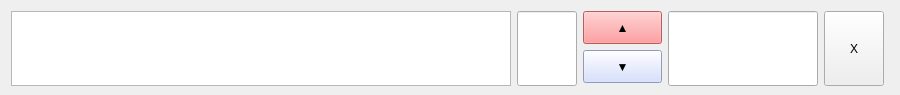
  <widget class="QWidget" name="w_1" native="true">
   <property name="geometry">
    <rect>
     <x>40</x>
     <y>20</y>
     <width>900</width>
     <height>95</height>
    </rect>
   </property>
   <property name="minimumSize">
    <size>
     <width>845</width>
     <height>95</height>
    </size>
   </property>
   <property name="maximumSize">
    <size>
     <width>900</width>
     <height>95</height>
    </size>
   </property>
   <layout class="QHBoxLayout" name="horizontalLayout">
    <item>
     <widget class="QTextEdit" name="name_1">
      <property name="minimumSize">
       <size>
        <width>500</width>
        <height>75</height>
       </size>
      </property>
      <property name="maximumSize">
       <size>
        <width>500</width>
        <height>75</height>
       </size>
      </property>
      <property name="styleSheet">
       <string notr="true">font: 75 18pt &quot;나눔스퀘어 Bold&quot;;</string>
      </property>
      <property name="html">
       <string>&lt;!DOCTYPE HTML PUBLIC &quot;-//W3C//DTD HTML 4.0//EN&quot; &quot;http://www.w3.org/TR/REC-html40/strict.dtd&quot;&gt;
&lt;html&gt;&lt;head&gt;&lt;meta name=&quot;qrichtext&quot; content=&quot;1&quot; /&gt;&lt;style type=&quot;text/css&quot;&gt;
p, li { white-space: pre-wrap; }
&lt;/style&gt;&lt;/head&gt;&lt;body style=&quot; font-family:'나눔스퀘어 Bold'; font-size:18pt; font-weight:72; font-style:normal;&quot;&gt;
&lt;p style=&quot;-qt-paragraph-type:empty; margin-top:0px; margin-bottom:0px; margin-left:0px; margin-right:0px; -qt-block-indent:0; text-indent:0px; font-size:20pt;&quot;&gt;&lt;br /&gt;&lt;/p&gt;&lt;/body&gt;&lt;/html&gt;</string>
      </property>
     </widget>
    </item>
    <item>
     <widget class="QLineEdit" name="counts_1">
      <property name="minimumSize">
       <size>
        <width>60</width>
        <height>75</height>
       </size>
      </property>
      <property name="maximumSize">
       <size>
        <width>60</width>
        <height>75</height>
       </size>
      </property>
      <property name="layoutDirection">
       <enum>Qt::LeftToRight</enum>
      </property>
      <property name="styleSheet">
       <string notr="true">font: 75 20pt &quot;나눔스퀘어 Bold&quot;;</string>
      </property>
      <property name="alignment">
       <set>Qt::AlignRight|Qt::AlignTrailing|Qt::AlignVCenter</set>
      </property>
     </widget>
    </item>
    <item>
     <layout class="QVBoxLayout" name="verticalLayout_2">
      <item>
       <widget class="QPushButton" name="up_1">
        <property name="minimumSize">
         <size>
          <width>79</width>
          <height>33</height>
         </size>
        </property>
        <property name="maximumSize">
         <size>
          <width>79</width>
          <height>33</height>
         </size>
        </property>
        <property name="styleSheet">
         <string notr="true">background-color: rgb(255, 130, 132);
font: 25 20pt &quot;나눔바른고딕 UltraLight&quot;;</string>
        </property>
        <property name="text">
         <string>▲</string>
        </property>
       </widget>
      </item>
      <item>
       <widget class="QPushButton" name="dn_1">
        <property name="minimumSize">
         <size>
          <width>79</width>
          <height>33</height>
         </size>
        </property>
        <property name="maximumSize">
         <size>
          <width>70</width>
          <height>33</height>
         </size>
        </property>
        <property name="styleSheet">
         <string notr="true">background-color: rgb(203, 215, 255);
font: 25 20pt &quot;나눔바른고딕 UltraLight&quot;;</string>
        </property>
        <property name="text">
         <string>▼</string>
        </property>
       </widget>
      </item>
     </layout>
    </item>
    <item>
     <widget class="QLineEdit" name="price_1">
      <property name="minimumSize">
       <size>
        <width>150</width>
        <height>75</height>
       </size>
      </property>
      <property name="maximumSize">
       <size>
        <width>150</width>
        <height>75</height>
       </size>
      </property>
      <property name="tabletTracking">
       <bool>false</bool>
      </property>
      <property name="styleSheet">
       <string notr="true">font: 75 20pt &quot;나눔스퀘어 Bold&quot;;</string>
      </property>
     </widget>
    </item>
    <item>
     <widget class="QPushButton" name="cancel_1">
      <property name="minimumSize">
       <size>
        <width>60</width>
        <height>75</height>
       </size>
      </property>
      <property name="maximumSize">
       <size>
        <width>60</width>
        <height>75</height>
       </size>
      </property>
      <property name="styleSheet">
       <string notr="true">font: 75 20pt &quot;나눔스퀘어 Bold&quot;;</string>
      </property>
      <property name="text">
       <string>X</string>
      </property>
     </widget>
    </item>
   </layout>
  </widget>
